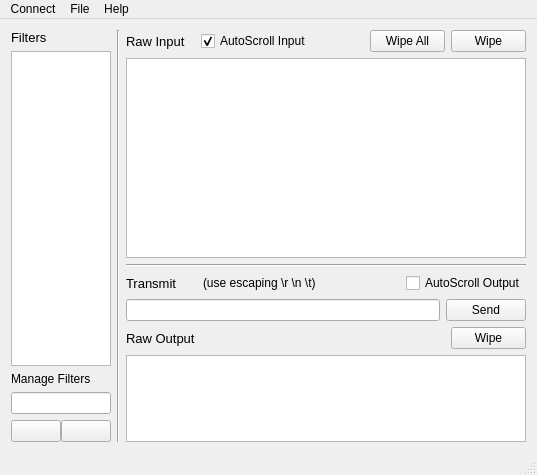
<?xml version="1.0" encoding="UTF-8"?>
<ui version="4.0">
 <class>MainWindow</class>
 <widget class="QMainWindow" name="MainWindow">
  <property name="windowModality">
   <enum>Qt::NonModal</enum>
  </property>
  <property name="geometry">
   <rect>
    <x>0</x>
    <y>0</y>
    <width>537</width>
    <height>475</height>
   </rect>
  </property>
  <property name="minimumSize">
   <size>
    <width>0</width>
    <height>0</height>
   </size>
  </property>
  <property name="windowTitle">
   <string>MultiTerminal</string>
  </property>
  <property name="windowIcon">
   <iconset resource="resources.qrc">
    <normaloff>:/icons/main icon</normaloff>:/icons/main icon</iconset>
  </property>
  <widget class="QWidget" name="centralWidget">
   <layout class="QHBoxLayout" name="horizontalLayout_2">
    <item>
     <layout class="QVBoxLayout" name="LayoutFilterTable">
      <property name="sizeConstraint">
       <enum>QLayout::SetFixedSize</enum>
      </property>
      <item>
       <widget class="QLabel" name="labelFilterTitle">
        <property name="font">
         <font>
          <pointsize>10</pointsize>
         </font>
        </property>
        <property name="text">
         <string>Filters</string>
        </property>
       </widget>
      </item>
      <item>
       <widget class="QListWidget" name="listFilter">
        <property name="minimumSize">
         <size>
          <width>100</width>
          <height>0</height>
         </size>
        </property>
        <property name="maximumSize">
         <size>
          <width>100</width>
          <height>16777215</height>
         </size>
        </property>
       </widget>
      </item>
      <item>
       <widget class="QLabel" name="label_3">
        <property name="text">
         <string>Manage Filters</string>
        </property>
       </widget>
      </item>
      <item>
       <widget class="QLineEdit" name="lineEditFilter">
        <property name="maximumSize">
         <size>
          <width>100</width>
          <height>16777215</height>
         </size>
        </property>
        <property name="maxLength">
         <number>8</number>
        </property>
       </widget>
      </item>
      <item>
       <layout class="QGridLayout" name="gridLayout">
        <property name="sizeConstraint">
         <enum>QLayout::SetDefaultConstraint</enum>
        </property>
        <property name="spacing">
         <number>0</number>
        </property>
        <item row="0" column="1">
         <widget class="QPushButton" name="buttonRemoveFilter">
          <property name="maximumSize">
           <size>
            <width>50</width>
            <height>16777215</height>
           </size>
          </property>
          <property name="text">
           <string/>
          </property>
          <property name="icon">
           <iconset resource="resources.qrc">
            <normaloff>:/icons/resources/icons/subtract.png</normaloff>:/icons/resources/icons/subtract.png</iconset>
          </property>
         </widget>
        </item>
        <item row="0" column="2">
         <widget class="QPushButton" name="buttonAddFilter">
          <property name="maximumSize">
           <size>
            <width>50</width>
            <height>50</height>
           </size>
          </property>
          <property name="text">
           <string/>
          </property>
          <property name="icon">
           <iconset resource="resources.qrc">
            <normaloff>:/icons/resources/icons/add.png</normaloff>:/icons/resources/icons/add.png</iconset>
          </property>
         </widget>
        </item>
       </layout>
      </item>
     </layout>
    </item>
    <item>
     <widget class="Line" name="line_2">
      <property name="orientation">
       <enum>Qt::Vertical</enum>
      </property>
     </widget>
    </item>
    <item>
     <layout class="QVBoxLayout" name="LayoutRawField">
      <item>
       <layout class="QHBoxLayout" name="horizontalLayout_4">
        <item>
         <widget class="QLabel" name="label">
          <property name="font">
           <font>
            <pointsize>10</pointsize>
           </font>
          </property>
          <property name="text">
           <string>Raw Input</string>
          </property>
         </widget>
        </item>
        <item>
         <spacer name="horizontalSpacer_3">
          <property name="orientation">
           <enum>Qt::Horizontal</enum>
          </property>
          <property name="sizeType">
           <enum>QSizePolicy::Fixed</enum>
          </property>
          <property name="sizeHint" stdset="0">
           <size>
            <width>10</width>
            <height>20</height>
           </size>
          </property>
         </spacer>
        </item>
        <item>
         <widget class="QCheckBox" name="boxAutoScrollInput">
          <property name="text">
           <string>AutoScroll Input</string>
          </property>
          <property name="checked">
           <bool>true</bool>
          </property>
         </widget>
        </item>
        <item>
         <spacer name="horizontalSpacer_2">
          <property name="orientation">
           <enum>Qt::Horizontal</enum>
          </property>
          <property name="sizeHint" stdset="0">
           <size>
            <width>40</width>
            <height>20</height>
           </size>
          </property>
         </spacer>
        </item>
        <item>
         <widget class="QPushButton" name="buttonWipeAll">
          <property name="maximumSize">
           <size>
            <width>75</width>
            <height>16777215</height>
           </size>
          </property>
          <property name="text">
           <string>Wipe All</string>
          </property>
          <property name="icon">
           <iconset resource="resources.qrc">
            <normaloff>:/icons/resources/icons/bomb.png</normaloff>:/icons/resources/icons/bomb.png</iconset>
          </property>
         </widget>
        </item>
        <item>
         <widget class="QPushButton" name="buttonWipeInput">
          <property name="minimumSize">
           <size>
            <width>0</width>
            <height>0</height>
           </size>
          </property>
          <property name="maximumSize">
           <size>
            <width>75</width>
            <height>24</height>
           </size>
          </property>
          <property name="text">
           <string>Wipe</string>
          </property>
         </widget>
        </item>
       </layout>
      </item>
      <item>
       <widget class="QTextEdit" name="textInput">
        <property name="minimumSize">
         <size>
          <width>400</width>
          <height>200</height>
         </size>
        </property>
        <property name="font">
         <font>
          <family>Courier</family>
          <pointsize>9</pointsize>
         </font>
        </property>
        <property name="undoRedoEnabled">
         <bool>false</bool>
        </property>
        <property name="lineWrapMode">
         <enum>QTextEdit::NoWrap</enum>
        </property>
        <property name="readOnly">
         <bool>true</bool>
        </property>
       </widget>
      </item>
      <item>
       <widget class="Line" name="line">
        <property name="orientation">
         <enum>Qt::Horizontal</enum>
        </property>
       </widget>
      </item>
      <item>
       <layout class="QHBoxLayout" name="horizontalLayout_3">
        <item>
         <widget class="QLabel" name="label_5">
          <property name="font">
           <font>
            <pointsize>10</pointsize>
           </font>
          </property>
          <property name="text">
           <string>Transmit</string>
          </property>
          <property name="buddy">
           <cstring>boxAutoScrollInput</cstring>
          </property>
         </widget>
        </item>
        <item>
         <spacer name="horizontalSpacer_4">
          <property name="orientation">
           <enum>Qt::Horizontal</enum>
          </property>
          <property name="sizeType">
           <enum>QSizePolicy::Fixed</enum>
          </property>
          <property name="sizeHint" stdset="0">
           <size>
            <width>20</width>
            <height>20</height>
           </size>
          </property>
         </spacer>
        </item>
        <item>
         <widget class="QLabel" name="label_4">
          <property name="text">
           <string>(use escaping \r \n \t)</string>
          </property>
          <property name="scaledContents">
           <bool>false</bool>
          </property>
          <property name="wordWrap">
           <bool>false</bool>
          </property>
         </widget>
        </item>
        <item>
         <spacer name="horizontalSpacer">
          <property name="orientation">
           <enum>Qt::Horizontal</enum>
          </property>
          <property name="sizeHint" stdset="0">
           <size>
            <width>40</width>
            <height>20</height>
           </size>
          </property>
         </spacer>
        </item>
        <item>
         <widget class="QCheckBox" name="boxAutoScrollOutput">
          <property name="text">
           <string>AutoScroll Output</string>
          </property>
         </widget>
        </item>
       </layout>
      </item>
      <item>
       <layout class="QHBoxLayout" name="horizontalLayout">
        <item>
         <widget class="QLineEdit" name="lineEditSend"/>
        </item>
        <item>
         <widget class="QPushButton" name="buttonSend">
          <property name="text">
           <string>Send</string>
          </property>
         </widget>
        </item>
       </layout>
      </item>
      <item>
       <layout class="QHBoxLayout" name="horizontalLayout_5">
        <item>
         <widget class="QLabel" name="label_2">
          <property name="font">
           <font>
            <pointsize>10</pointsize>
           </font>
          </property>
          <property name="text">
           <string>Raw Output</string>
          </property>
         </widget>
        </item>
        <item>
         <widget class="QPushButton" name="buttonWipeOutput">
          <property name="maximumSize">
           <size>
            <width>75</width>
            <height>16777215</height>
           </size>
          </property>
          <property name="text">
           <string>Wipe</string>
          </property>
         </widget>
        </item>
       </layout>
      </item>
      <item>
       <widget class="QTextBrowser" name="textOutput">
        <property name="maximumSize">
         <size>
          <width>16777215</width>
          <height>100</height>
         </size>
        </property>
        <property name="font">
         <font>
          <family>Courier</family>
          <pointsize>9</pointsize>
         </font>
        </property>
       </widget>
      </item>
     </layout>
    </item>
   </layout>
  </widget>
  <widget class="QMenuBar" name="menuBar">
   <property name="geometry">
    <rect>
     <x>0</x>
     <y>0</y>
     <width>537</width>
     <height>21</height>
    </rect>
   </property>
   <widget class="QMenu" name="menuConnect">
    <property name="title">
     <string>Connect</string>
    </property>
    <addaction name="actionConnect"/>
    <addaction name="actionDisconnect"/>
    <addaction name="separator"/>
    <addaction name="actionOpen_file"/>
    <addaction name="separator"/>
    <addaction name="actionConfiguration"/>
   </widget>
   <widget class="QMenu" name="menuHelp">
    <property name="sizePolicy">
     <sizepolicy hsizetype="Preferred" vsizetype="Preferred">
      <horstretch>0</horstretch>
      <verstretch>0</verstretch>
     </sizepolicy>
    </property>
    <property name="layoutDirection">
     <enum>Qt::LeftToRight</enum>
    </property>
    <property name="title">
     <string>Help</string>
    </property>
    <addaction name="actionAbout"/>
   </widget>
   <widget class="QMenu" name="menuFile">
    <property name="title">
     <string>File</string>
    </property>
    <addaction name="actionSave"/>
    <addaction name="actionSave_output"/>
   </widget>
   <addaction name="menuConnect"/>
   <addaction name="menuFile"/>
   <addaction name="menuHelp"/>
  </widget>
  <widget class="QStatusBar" name="statusBar">
   <property name="sizeGripEnabled">
    <bool>true</bool>
   </property>
  </widget>
  <action name="actionAbout">
   <property name="icon">
    <iconset resource="resources.qrc">
     <normaloff>:/icons/resources/icons/help.png</normaloff>:/icons/resources/icons/help.png</iconset>
   </property>
   <property name="text">
    <string>About</string>
   </property>
   <property name="shortcut">
    <string>F1</string>
   </property>
   <property name="menuRole">
    <enum>QAction::TextHeuristicRole</enum>
   </property>
  </action>
  <action name="actionAuto_Reconnect">
   <property name="checkable">
    <bool>true</bool>
   </property>
   <property name="checked">
    <bool>true</bool>
   </property>
   <property name="text">
    <string>Auto-Reconnect</string>
   </property>
  </action>
  <action name="actionBaud">
   <property name="text">
    <string>Baud</string>
   </property>
  </action>
  <action name="actionConnect">
   <property name="enabled">
    <bool>true</bool>
   </property>
   <property name="icon">
    <iconset resource="resources.qrc">
     <normaloff>:/icons/resources/icons/connect.png</normaloff>:/icons/resources/icons/connect.png</iconset>
   </property>
   <property name="text">
    <string>Connect</string>
   </property>
   <property name="shortcut">
    <string>F5</string>
   </property>
  </action>
  <action name="actionRun">
   <property name="text">
    <string>run</string>
   </property>
  </action>
  <action name="actionDisconnect">
   <property name="enabled">
    <bool>false</bool>
   </property>
   <property name="icon">
    <iconset resource="resources.qrc">
     <normaloff>:/icons/resources/icons/disconnect.png</normaloff>:/icons/resources/icons/disconnect.png</iconset>
   </property>
   <property name="text">
    <string>Disconnect</string>
   </property>
   <property name="shortcut">
    <string>F6</string>
   </property>
  </action>
  <action name="actionConfiguration">
   <property name="icon">
    <iconset resource="resources.qrc">
     <normaloff>:/icons/resources/icons/settings.ico</normaloff>:/icons/resources/icons/settings.ico</iconset>
   </property>
   <property name="text">
    <string>Configuration</string>
   </property>
   <property name="shortcut">
    <string>F8</string>
   </property>
  </action>
  <action name="actionOpen_file">
   <property name="icon">
    <iconset resource="resources.qrc">
     <normaloff>:/icons/resources/icons/arrow_right.png</normaloff>:/icons/resources/icons/arrow_right.png</iconset>
   </property>
   <property name="text">
    <string>Stream file</string>
   </property>
   <property name="shortcut">
    <string>F7</string>
   </property>
  </action>
  <action name="actionSave">
   <property name="text">
    <string>Save input</string>
   </property>
  </action>
  <action name="actionSave_output">
   <property name="text">
    <string>Save output</string>
   </property>
  </action>
 </widget>
 <layoutdefault spacing="6" margin="11"/>
 <tabstops>
  <tabstop>listFilter</tabstop>
  <tabstop>lineEditFilter</tabstop>
  <tabstop>buttonRemoveFilter</tabstop>
  <tabstop>buttonAddFilter</tabstop>
  <tabstop>textInput</tabstop>
  <tabstop>lineEditSend</tabstop>
  <tabstop>textOutput</tabstop>
  <tabstop>boxAutoScrollOutput</tabstop>
  <tabstop>buttonSend</tabstop>
 </tabstops>
 <resources>
  <include location="resources.qrc"/>
 </resources>
 <connections/>
</ui>
